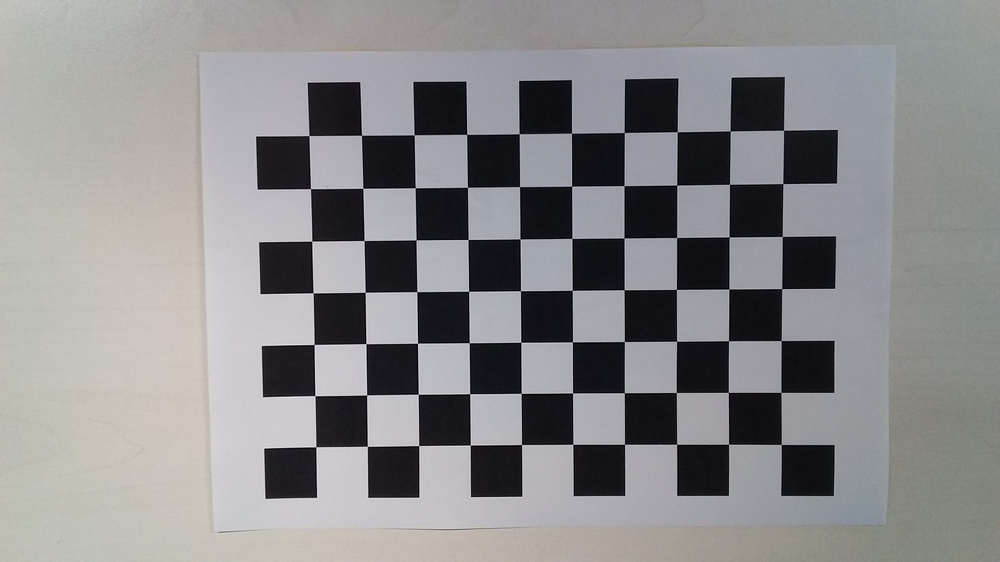
#> input picture trainimages/chess_01.jpg, 1000 x 562 px, shrunk from 3264 x 1836 before the run
$ python Zhang.py
#> lines starting #> are read from the running program, lines starting #| are printed output that depends on the picture; long printed decimals are rounded
# -*- coding: utf-8 -*-
# largely from here
# http://russeng.hatenablog.jp/entry/2015/06/16/004704
# (caution) Japanese path fails!

import numpy
import cv2
# get file name efficiently
import os

def main():

    # 現在のスクリプトのフォルダの絶対パス取得
    base = os.path.dirname(os.path.abspath(__file__)).replace("\\","/")
    # チェスボード画像を格納するフォルダ
    train_path = base + "/trainimages/"
    # 歪み修正用画像，修正後の画像を保存するフォルダ
    test_path = base + "/resultimages/"

    # 歪み修正をする画像ファイル名
    no_dist_img = "chess_16.jpg"

    square_size = 1.0      # 正方形のサイズ
    pattern_size = (10, 7)  # 模様のサイズ
    pattern_points = numpy.zeros( (numpy.prod(pattern_size), 3), numpy.float32 ) #チェスボード（X,Y,Z）座標の指定 (Z=0)
    pattern_points[:,:2] = numpy.indices(pattern_size).T.reshape(-1, 2)
    pattern_points *= square_size
    obj_points = []
    img_points = []

    for fn in os.listdir(train_path):
        img = cv2.imread(train_path + fn, 0)
#> img: shape (562, 1000); min 0, max 232, mean 138.3
        print ("loading..." + fn)
        # チェスボードのコーナーを検出
        found, corner = cv2.findChessboardCorners(img, pattern_size)
#> found = True; corner = 70 rows, first 8: [780.9, 444.1], [728.5, 444], [676.8, 444.2], [624.6, 444], [572.9, 444.4], [521.6, 444.6], [470.2, 445], [418.8, 445.6]
        # コーナーがあれば
        if found:
            term = (cv2.TERM_CRITERIA_EPS + cv2.TERM_CRITERIA_COUNT, 30, 0.1)
            cv2.cornerSubPix(img, corner, (5,5), (-1,-1), term)
        # コーナーがない場合のエラー処理
        if not found:
            print ('chessboard not found')
            continue
        img_points.append(corner.reshape(-1, 2))   #appendメソッド：リストの最後に因数のオブジェクトを追加
        obj_points.append(pattern_points)
        #corner.reshape(-1, 2) : 検出したコーナーの画像内座標値(x, y)

    # 内部パラメータを計算 rms,CameraMatrix,Distorition,rotate vec,translate vec
    rms, K, d, r, t = cv2.calibrateCamera(obj_points,img_points,(img.shape[1],img.shape[0]),None,None)
#> rms = 0.326; K = [[942.5, 0, 506.1], [0, 942.1, 295.7], [0, 0, 1]]; d = [[0.0901, -0.00152, -0.000348, 0.00633, -0.555]]; r = ([-0.0111, -0.0893, 3.13], [-0.286, -0.358, -0.0218], [-0.409, 0.254, 0.2]); t = ([5.3, 2.86, 18.42], [-4.65, -3.6, 14.86], [-5.22, -4.93, 20.2])
    # 計算結果を表示
    print ("RMS = ", rms)
#| RMS =  0.3257
    print ("CameraMatrix = \n", K)
#| CameraMatrix =
#|  [[942.491   0.         506.078]
#|  [  0.         942.132 295.686]
#|  [  0.           0.           1.        ]]
    print ("Distortion = ", d.ravel())
#| Distortion =  [ 9.01040959e-02 -1.51831313e-03 -3.47919362e-04  6.33487339e-03
#|  -5.55496459e-01]
    print ("rotate vec = \n", r)
#| rotate vec =
#|  (array([[-0.01113],
#|        [-0.08927],
#|        [ 3.132]]), array([[-0.2862 ],
#|        [-0.3584],
#|        [-0.02178 ]]), array([[-0.409],
#|        [ 0.2537],
#|        [ 0.1996]]))
    print ("translate vec = \n", t)
#| translate vec =
#|  (array([[ 5.298 ],
#|        [ 2.857],
#|        [18.420]]), array([[-4.652 ],
#|        [-3.597],
#|        [14.863]]), array([[-5.215],
#|        [-4.932],
#|        [20.203]]))
    # 計算結果を保存
    numpy.savetxt("rms.csv", numpy.array([rms]), delimiter =',',fmt="%0.14f")
    numpy.savetxt("K.csv", K, delimiter =',',fmt="%0.14f")
    numpy.savetxt("Dist.csv", d, delimiter =',',fmt="%0.14f")

    # カメラパラメータの修正
    img = cv2.imread(test_path+no_dist_img)
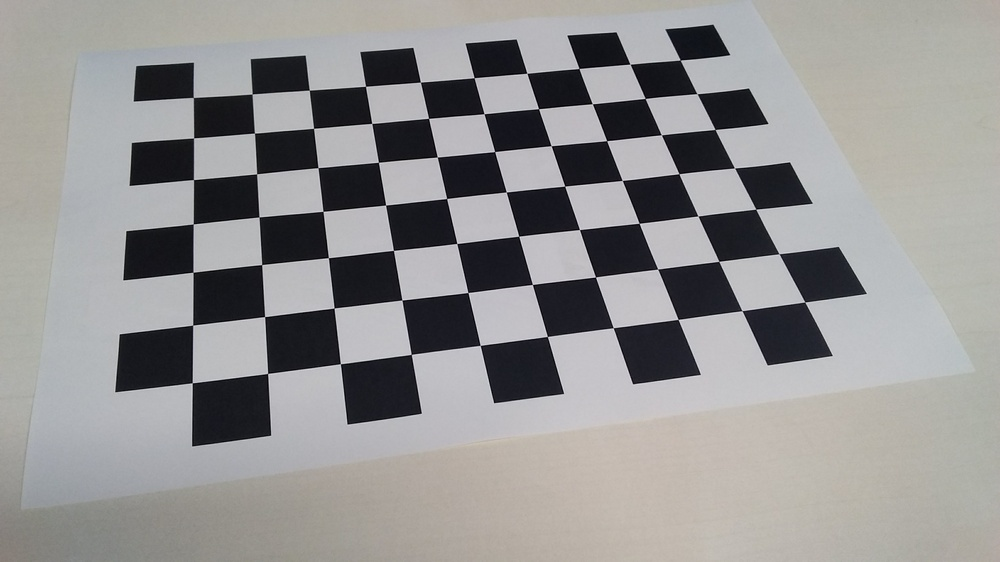
#> input picture resultimages/chess_16.jpg, 1000 x 562 px, shrunk from 3264 x 1836 before the run
#> img is the input picture: shape (562, 1000, 3); mean B, G, R 145.6, 145.8, 146.8
    h,  w = img.shape[:2]
#> h = 562; w = 1000
    newcameramtx, roi=cv2.getOptimalNewCameraMatrix(K,d,(w,h),1,(w,h))
#> newcameramtx = [[945.7, 0, 512.9], [0, 938.5, 296], [0, 0, 1]]; roi = (6, 7, 990, 549)

    # undistort
    dst = cv2.undistort(img, K, d, None, newcameramtx)
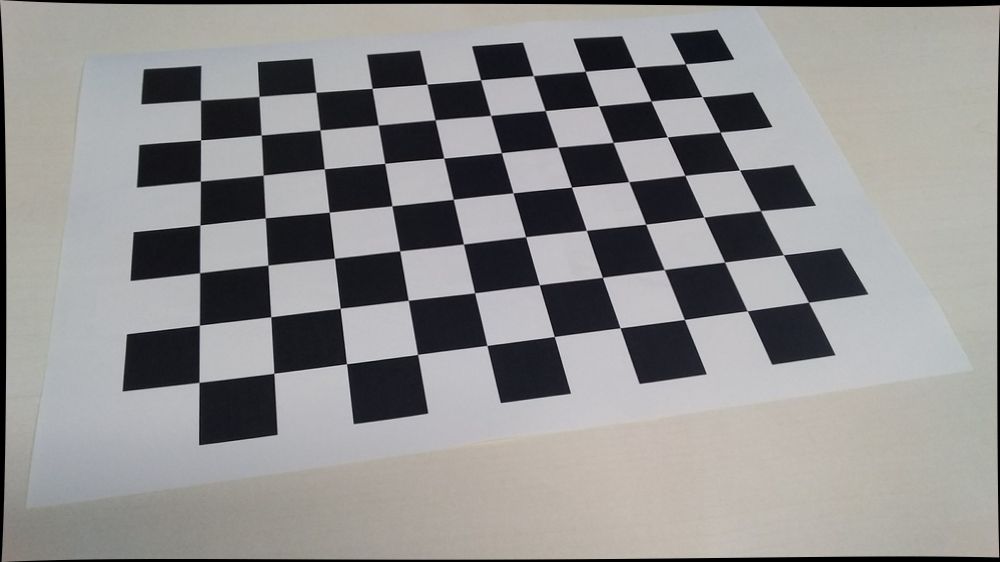
#> dst: shape (562, 1000, 3); mean B, G, R 142.3, 142.5, 143.5

    # crop the image
    x,y,w,h = roi
#> x = 6; y = 7; w = 990; h = 549
    dst = dst[y:y+h, x:x+w]
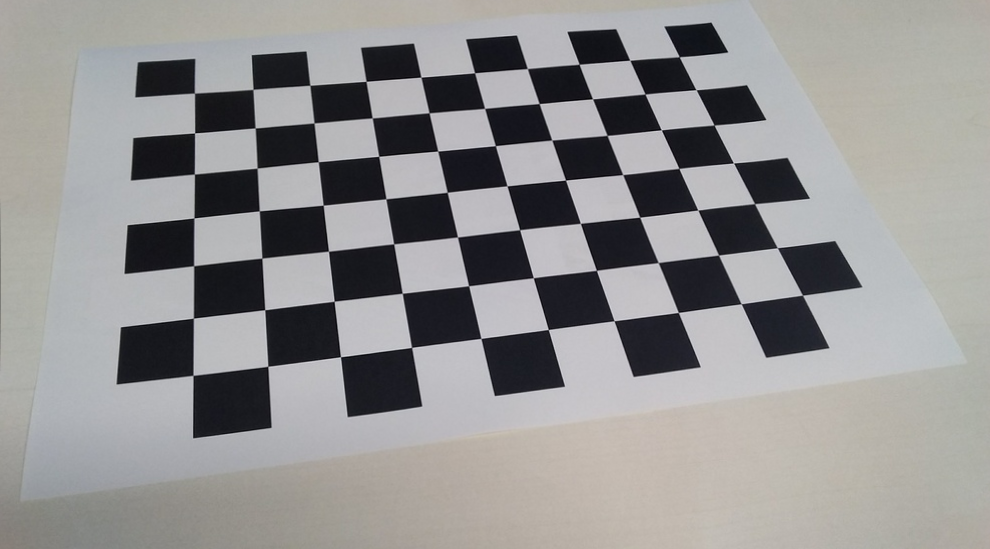
#> dst: shape (549, 990, 3); mean B, G, R 145.2, 145.4, 146.3
    cv2.imwrite(test_path+'calibresult.jpg',dst)

if __name__ == '__main__':
    main()
